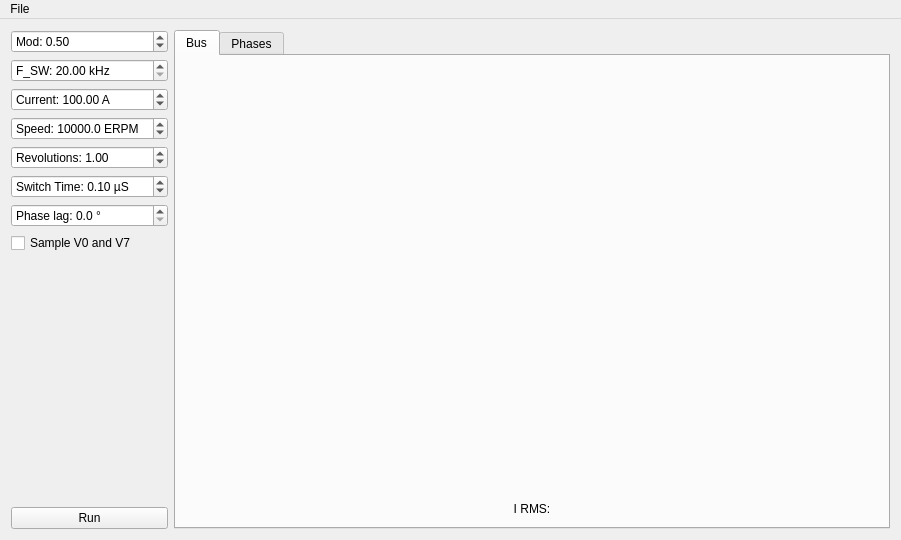
<?xml version="1.0" encoding="UTF-8"?>
<ui version="4.0">
 <class>MainWindow</class>
 <widget class="QMainWindow" name="MainWindow">
  <property name="geometry">
   <rect>
    <x>0</x>
    <y>0</y>
    <width>901</width>
    <height>540</height>
   </rect>
  </property>
  <property name="windowTitle">
   <string>SVM Simulator</string>
  </property>
  <widget class="QWidget" name="centralWidget">
   <layout class="QHBoxLayout" name="horizontalLayout">
    <item>
     <layout class="QVBoxLayout" name="verticalLayout">
      <item>
       <widget class="QDoubleSpinBox" name="modBox">
        <property name="prefix">
         <string>Mod: </string>
        </property>
        <property name="minimum">
         <double>0.000000000000000</double>
        </property>
        <property name="maximum">
         <double>1.000000000000000</double>
        </property>
        <property name="singleStep">
         <double>0.010000000000000</double>
        </property>
        <property name="value">
         <double>0.500000000000000</double>
        </property>
       </widget>
      </item>
      <item>
       <widget class="QDoubleSpinBox" name="fSwBox">
        <property name="prefix">
         <string>F_SW: </string>
        </property>
        <property name="suffix">
         <string> kHz</string>
        </property>
        <property name="minimum">
         <double>20.000000000000000</double>
        </property>
       </widget>
      </item>
      <item>
       <widget class="QDoubleSpinBox" name="currentBox">
        <property name="prefix">
         <string>Current: </string>
        </property>
        <property name="suffix">
         <string> A</string>
        </property>
        <property name="maximum">
         <double>400.000000000000000</double>
        </property>
        <property name="value">
         <double>100.000000000000000</double>
        </property>
       </widget>
      </item>
      <item>
       <widget class="QDoubleSpinBox" name="speedBox">
        <property name="prefix">
         <string>Speed: </string>
        </property>
        <property name="suffix">
         <string> ERPM</string>
        </property>
        <property name="decimals">
         <number>1</number>
        </property>
        <property name="maximum">
         <double>250000.000000000000000</double>
        </property>
        <property name="value">
         <double>10000.000000000000000</double>
        </property>
       </widget>
      </item>
      <item>
       <widget class="QDoubleSpinBox" name="revBox">
        <property name="prefix">
         <string>Revolutions: </string>
        </property>
        <property name="singleStep">
         <double>0.500000000000000</double>
        </property>
        <property name="value">
         <double>1.000000000000000</double>
        </property>
       </widget>
      </item>
      <item>
       <widget class="QDoubleSpinBox" name="tSwBox">
        <property name="prefix">
         <string>Switch Time: </string>
        </property>
        <property name="suffix">
         <string> µS</string>
        </property>
        <property name="maximum">
         <double>100.000000000000000</double>
        </property>
        <property name="singleStep">
         <double>0.010000000000000</double>
        </property>
        <property name="value">
         <double>0.100000000000000</double>
        </property>
       </widget>
      </item>
      <item>
       <widget class="QDoubleSpinBox" name="phaseLagBox">
        <property name="prefix">
         <string>Phase lag: </string>
        </property>
        <property name="suffix">
         <string> °</string>
        </property>
        <property name="decimals">
         <number>1</number>
        </property>
        <property name="maximum">
         <double>45.000000000000000</double>
        </property>
       </widget>
      </item>
      <item>
       <widget class="QCheckBox" name="sampleV0V7Box">
        <property name="text">
         <string>Sample V0 and V7</string>
        </property>
       </widget>
      </item>
      <item>
       <spacer name="verticalSpacer">
        <property name="orientation">
         <enum>Qt::Vertical</enum>
        </property>
        <property name="sizeHint" stdset="0">
         <size>
          <width>20</width>
          <height>40</height>
         </size>
        </property>
       </spacer>
      </item>
      <item>
       <widget class="QPushButton" name="runButton">
        <property name="text">
         <string>Run</string>
        </property>
       </widget>
      </item>
     </layout>
    </item>
    <item>
     <widget class="QTabWidget" name="tabWidget">
      <property name="currentIndex">
       <number>0</number>
      </property>
      <widget class="QWidget" name="tab">
       <attribute name="title">
        <string>Bus</string>
       </attribute>
       <layout class="QVBoxLayout" name="verticalLayout_3">
        <item>
         <layout class="QVBoxLayout" name="verticalLayout_2">
          <item>
           <widget class="QCustomPlot" name="plot" native="true">
            <property name="sizePolicy">
             <sizepolicy hsizetype="MinimumExpanding" vsizetype="MinimumExpanding">
              <horstretch>0</horstretch>
              <verstretch>0</verstretch>
             </sizepolicy>
            </property>
           </widget>
          </item>
          <item>
           <widget class="QLabel" name="currentLabel">
            <property name="text">
             <string>I RMS:</string>
            </property>
            <property name="alignment">
             <set>Qt::AlignCenter</set>
            </property>
           </widget>
          </item>
         </layout>
        </item>
       </layout>
      </widget>
      <widget class="QWidget" name="tab_2">
       <attribute name="title">
        <string>Phases</string>
       </attribute>
       <layout class="QVBoxLayout" name="verticalLayout_4">
        <item>
         <widget class="QCustomPlot" name="plotPhase" native="true"/>
        </item>
       </layout>
      </widget>
     </widget>
    </item>
   </layout>
  </widget>
  <widget class="QMenuBar" name="menuBar">
   <property name="geometry">
    <rect>
     <x>0</x>
     <y>0</y>
     <width>901</width>
     <height>22</height>
    </rect>
   </property>
   <widget class="QMenu" name="menuFile">
    <property name="title">
     <string>File</string>
    </property>
    <addaction name="actionExport_LTspice_PWL_file"/>
   </widget>
   <addaction name="menuFile"/>
  </widget>
  <action name="actionExport_LTspice_PWL_file">
   <property name="text">
    <string>Export LTspice PWL file...</string>
   </property>
   <property name="toolTip">
    <string>Export LTspice PWL file</string>
   </property>
  </action>
 </widget>
 <layoutdefault spacing="6" margin="11"/>
 <customwidgets>
  <customwidget>
   <class>QCustomPlot</class>
   <extends>QWidget</extends>
   <header>qcustomplot.h</header>
   <container>1</container>
  </customwidget>
 </customwidgets>
 <resources/>
 <connections/>
</ui>
